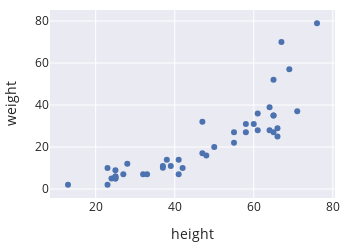

This figure's notebook cell:
### Code cell
# Displaying a Figure object renders it to the screen
fig

### Figure 1 — Plotly figure (JSON) as saved in the notebook; plotly's stock layout.template omitted (floating-point values rounded to 4 significant figures)
{"data": [{"hovertemplate": "height=%{x}<br>weight=%{y}<extra></extra>", "legendgroup": "", "marker": {"color": "rgb(76,114,176)", "symbol": "circle"}, "mode": "markers", "name": "", "orientation": "v", "showlegend": false, "type": "scatter", "x": [48, 25, 41, 37, 37, 55, 27, 33, 13, 50, 61, 65, 25, 58, 23, 25, 66, 58, 60, 39, 64, 41, 24, 25, 32, 42, 38, 28, 47, 23, 65, 25, 47, 66, 69, 65, 71, 55, 61, 64, 65, 76, 67], "xaxis": "x", "y": [16, 6, 14, 11, 10.15, 22, 7, 7, 2, 20, 28, 27, 5, 31, 2, 6, 29, 27, 31, 11, 28, 7, 5, 5, 7, 10, 14, 12, 32, 10, 35, 9, 17, 25, 57, 35, 37, 27, 36, 39, 52, 79, 70], "yaxis": "y"}], "layout": {"height": 250, "legend": {"tracegroupgap": 0}, "width": 350, "xaxis": {"anchor": "y", "autorange": true, "domain": [0, 1], "range": [8.446, 80.55], "title": {"text": "height"}, "type": "linear"}, "yaxis": {"anchor": "x", "autorange": true, "domain": [0, 1], "range": [-4.251, 85.25], "title": {"text": "weight"}, "type": "linear"}}}
